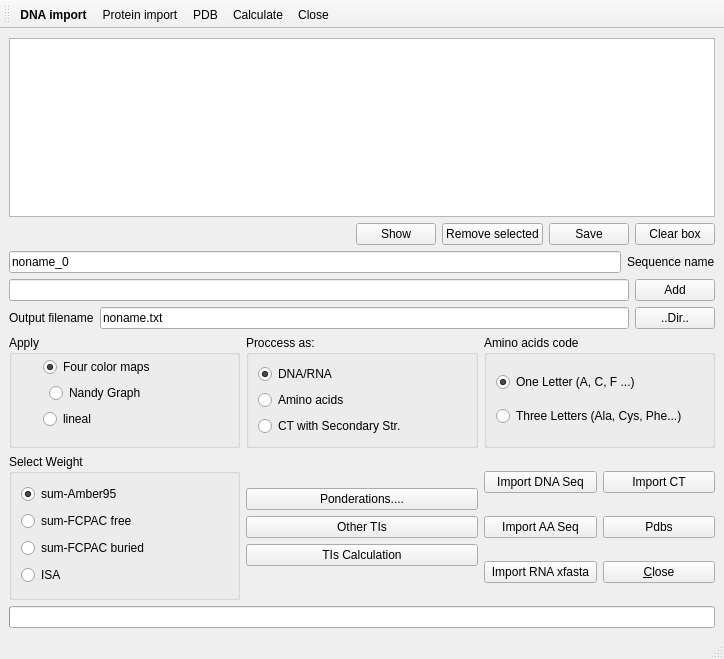
<?xml version="1.0" encoding="UTF-8"?>
<ui version="4.0">
 <class>MainWindow</class>
 <widget class="QMainWindow" name="MainWindow">
  <property name="geometry">
   <rect>
    <x>0</x>
    <y>0</y>
    <width>724</width>
    <height>659</height>
   </rect>
  </property>
  <property name="windowTitle">
   <string>TI2BioP 2.1</string>
  </property>
  <property name="windowIcon">
   <iconset resource="reso.qrc">
    <normaloff>:/newPrefix/RNA_2_Icon.ico</normaloff>:/newPrefix/RNA_2_Icon.ico</iconset>
  </property>
  <widget class="QWidget" name="centralwidget">
   <layout class="QVBoxLayout" name="verticalLayout_5">
    <item>
     <widget class="QListWidget" name="listWidget"/>
    </item>
    <item>
     <layout class="QHBoxLayout" name="horizontalLayout">
      <item>
       <spacer name="horizontalSpacer">
        <property name="orientation">
         <enum>Qt::Horizontal</enum>
        </property>
        <property name="sizeHint" stdset="0">
         <size>
          <width>40</width>
          <height>20</height>
         </size>
        </property>
       </spacer>
      </item>
      <item>
       <widget class="QPushButton" name="ShowFCM">
        <property name="text">
         <string>Show</string>
        </property>
       </widget>
      </item>
      <item>
       <widget class="QPushButton" name="RemoveSeq">
        <property name="text">
         <string>Remove selected</string>
        </property>
       </widget>
      </item>
      <item>
       <widget class="QPushButton" name="FastaSave">
        <property name="text">
         <string>Save</string>
        </property>
       </widget>
      </item>
      <item>
       <widget class="QPushButton" name="ClearBox">
        <property name="text">
         <string>Clear box</string>
        </property>
       </widget>
      </item>
     </layout>
    </item>
    <item>
     <layout class="QHBoxLayout" name="horizontalLayout_2">
      <item>
       <widget class="QLineEdit" name="Inputname">
        <property name="text">
         <string>noname_0</string>
        </property>
       </widget>
      </item>
      <item>
       <widget class="QLabel" name="label">
        <property name="text">
         <string>Sequence name</string>
        </property>
       </widget>
      </item>
     </layout>
    </item>
    <item>
     <layout class="QHBoxLayout" name="horizontalLayout_3">
      <item>
       <widget class="QLineEdit" name="inputSeq"/>
      </item>
      <item>
       <widget class="QPushButton" name="AddSeq">
        <property name="text">
         <string>Add</string>
        </property>
       </widget>
      </item>
     </layout>
    </item>
    <item>
     <layout class="QHBoxLayout" name="horizontalLayout_4">
      <item>
       <widget class="QLabel" name="label_2">
        <property name="text">
         <string>Output filename</string>
        </property>
       </widget>
      </item>
      <item>
       <widget class="QLineEdit" name="fileoutput">
        <property name="text">
         <string>noname.txt</string>
        </property>
       </widget>
      </item>
      <item>
       <widget class="QPushButton" name="DirChange">
        <property name="text">
         <string>..Dir..</string>
        </property>
       </widget>
      </item>
     </layout>
    </item>
    <item>
     <layout class="QHBoxLayout" name="horizontalLayout_5">
      <item>
       <widget class="QGroupBox" name="SelectoMode">
        <property name="title">
         <string>Apply</string>
        </property>
        <widget class="QWidget" name="layoutWidget">
         <property name="geometry">
          <rect>
           <x>34</x>
           <y>22</y>
           <width>156</width>
           <height>86</height>
          </rect>
         </property>
         <layout class="QFormLayout" name="formLayout">
          <item row="0" column="0" colspan="2">
           <widget class="QRadioButton" name="fcm">
            <property name="text">
             <string>Four color maps</string>
            </property>
            <property name="checkable">
             <bool>true</bool>
            </property>
            <property name="checked">
             <bool>true</bool>
            </property>
           </widget>
          </item>
          <item row="1" column="1">
           <widget class="QRadioButton" name="nandy">
            <property name="text">
             <string>Nandy Graph</string>
            </property>
           </widget>
          </item>
          <item row="2" column="0" colspan="2">
           <widget class="QRadioButton" name="linealsort">
            <property name="text">
             <string>lineal</string>
            </property>
           </widget>
          </item>
         </layout>
        </widget>
       </widget>
      </item>
      <item>
       <widget class="QGroupBox" name="SelectorSort">
        <property name="title">
         <string>Proccess as:</string>
        </property>
        <layout class="QVBoxLayout" name="verticalLayout">
         <item>
          <widget class="QRadioButton" name="radio1">
           <property name="text">
            <string>DNA/RNA</string>
           </property>
           <property name="checked">
            <bool>true</bool>
           </property>
          </widget>
         </item>
         <item>
          <widget class="QRadioButton" name="radio2">
           <property name="text">
            <string>Amino acids</string>
           </property>
          </widget>
         </item>
         <item>
          <widget class="QRadioButton" name="radioCT">
           <property name="text">
            <string>CT with Secondary Str.</string>
           </property>
          </widget>
         </item>
        </layout>
       </widget>
      </item>
      <item>
       <widget class="QGroupBox" name="SetCodeway">
        <property name="title">
         <string>Amino acids code</string>
        </property>
        <layout class="QVBoxLayout" name="verticalLayout_2">
         <item>
          <widget class="QRadioButton" name="radio1_2">
           <property name="text">
            <string>One Letter (A, C, F ...)</string>
           </property>
           <property name="checked">
            <bool>true</bool>
           </property>
          </widget>
         </item>
         <item>
          <widget class="QRadioButton" name="radio2_2">
           <property name="text">
            <string>Three Letters (Ala, Cys, Phe...)</string>
           </property>
          </widget>
         </item>
        </layout>
       </widget>
      </item>
     </layout>
    </item>
    <item>
     <layout class="QHBoxLayout" name="horizontalLayout_6" stretch="0,0,0">
      <item>
       <widget class="QGroupBox" name="SetWeight">
        <property name="title">
         <string>Select Weight</string>
        </property>
        <layout class="QVBoxLayout" name="verticalLayout_3">
         <item>
          <widget class="QRadioButton" name="radioButton_5">
           <property name="text">
            <string>sum-Amber95</string>
           </property>
           <property name="checked">
            <bool>true</bool>
           </property>
          </widget>
         </item>
         <item>
          <widget class="QRadioButton" name="radioButton_6">
           <property name="text">
            <string>sum-FCPAC free</string>
           </property>
          </widget>
         </item>
         <item>
          <widget class="QRadioButton" name="radioButton_7">
           <property name="text">
            <string>sum-FCPAC buried</string>
           </property>
          </widget>
         </item>
         <item>
          <widget class="QRadioButton" name="radioButton_8">
           <property name="text">
            <string>ISA</string>
           </property>
          </widget>
         </item>
        </layout>
       </widget>
      </item>
      <item>
       <layout class="QVBoxLayout" name="verticalLayout_4">
        <item>
         <spacer name="verticalSpacer">
          <property name="orientation">
           <enum>Qt::Vertical</enum>
          </property>
          <property name="sizeHint" stdset="0">
           <size>
            <width>20</width>
            <height>40</height>
           </size>
          </property>
         </spacer>
        </item>
        <item>
         <widget class="QPushButton" name="morepond">
          <property name="text">
           <string>Ponderations....</string>
          </property>
         </widget>
        </item>
        <item>
         <widget class="QPushButton" name="otherTIs">
          <property name="text">
           <string>Other TIs</string>
          </property>
         </widget>
        </item>
        <item>
         <widget class="QPushButton" name="gotoCalc">
          <property name="text">
           <string>TIs Calculation</string>
          </property>
         </widget>
        </item>
        <item>
         <spacer name="verticalSpacer_2">
          <property name="orientation">
           <enum>Qt::Vertical</enum>
          </property>
          <property name="sizeHint" stdset="0">
           <size>
            <width>20</width>
            <height>40</height>
           </size>
          </property>
         </spacer>
        </item>
       </layout>
      </item>
      <item>
       <layout class="QGridLayout" name="gridLayout">
        <item row="4" column="0">
         <widget class="QPushButton" name="importRNA">
          <property name="text">
           <string>Import RNA xfasta</string>
          </property>
         </widget>
        </item>
        <item row="4" column="1">
         <widget class="QPushButton" name="Cancel">
          <property name="text">
           <string>&amp;Close</string>
          </property>
          <property name="shortcut">
           <string>Alt+C</string>
          </property>
         </widget>
        </item>
        <item row="3" column="0">
         <widget class="QPushButton" name="import_AAs">
          <property name="text">
           <string>Import AA Seq</string>
          </property>
         </widget>
        </item>
        <item row="3" column="1">
         <widget class="QPushButton" name="pdbimport">
          <property name="text">
           <string>Pdbs</string>
          </property>
         </widget>
        </item>
        <item row="1" column="0">
         <widget class="QPushButton" name="importSeqNA">
          <property name="sizePolicy">
           <sizepolicy hsizetype="Minimum" vsizetype="Fixed">
            <horstretch>0</horstretch>
            <verstretch>0</verstretch>
           </sizepolicy>
          </property>
          <property name="text">
           <string>Import DNA Seq</string>
          </property>
         </widget>
        </item>
        <item row="1" column="1">
         <widget class="QPushButton" name="importCT">
          <property name="text">
           <string>Import CT</string>
          </property>
         </widget>
        </item>
       </layout>
      </item>
     </layout>
    </item>
    <item>
     <widget class="QProgressBar" name="progressBar">
      <property name="value">
       <number>0</number>
      </property>
      <property name="textVisible">
       <bool>false</bool>
      </property>
     </widget>
    </item>
   </layout>
  </widget>
  <widget class="QMenuBar" name="menubar">
   <property name="geometry">
    <rect>
     <x>0</x>
     <y>0</y>
     <width>724</width>
     <height>25</height>
    </rect>
   </property>
  </widget>
  <widget class="QStatusBar" name="statusbar"/>
  <widget class="QToolBar" name="toolBar">
   <property name="windowTitle">
    <string>TI2BioP 2.0</string>
   </property>
   <property name="floatable">
    <bool>true</bool>
   </property>
   <attribute name="toolBarArea">
    <enum>TopToolBarArea</enum>
   </attribute>
   <attribute name="toolBarBreak">
    <bool>false</bool>
   </attribute>
   <addaction name="actionDNA_import"/>
   <addaction name="actionProtein_import"/>
   <addaction name="actionPDB"/>
   <addaction name="actionCalculate"/>
   <addaction name="actionClose"/>
  </widget>
  <action name="actionPDB">
   <property name="icon">
    <iconset resource="reso.qrc">
     <normaloff>:/newPrefix/mydrawing.jpg</normaloff>:/newPrefix/mydrawing.jpg</iconset>
   </property>
   <property name="text">
    <string>PDB</string>
   </property>
   <property name="statusTip">
    <string>Import pdb files</string>
   </property>
   <property name="shortcut">
    <string>Ctrl+V</string>
   </property>
  </action>
  <action name="actionDNA_import">
   <property name="checkable">
    <bool>true</bool>
   </property>
   <property name="icon">
    <iconset resource="reso.qrc">
     <normaloff>:/newPrefix/DNA1.PNG</normaloff>:/newPrefix/DNA1.PNG</iconset>
   </property>
   <property name="text">
    <string>DNA import</string>
   </property>
   <property name="iconText">
    <string comment="DNA import" extracomment="DNA import">DNA import</string>
   </property>
   <property name="toolTip">
    <string>DNA Import</string>
   </property>
   <property name="statusTip">
    <string>Import DNA/RNA sequences</string>
   </property>
   <property name="whatsThis">
    <string/>
   </property>
   <property name="font">
    <font>
     <weight>75</weight>
     <bold>true</bold>
    </font>
   </property>
   <property name="shortcut">
    <string>Alt+D</string>
   </property>
   <property name="iconVisibleInMenu">
    <bool>true</bool>
   </property>
  </action>
  <action name="actionProtein_import">
   <property name="checkable">
    <bool>true</bool>
   </property>
   <property name="icon">
    <iconset resource="reso.qrc">
     <normaloff>:/newPrefix/protein.PNG</normaloff>:/newPrefix/protein.PNG</iconset>
   </property>
   <property name="text">
    <string>Protein import</string>
   </property>
   <property name="toolTip">
    <string>Protein import</string>
   </property>
   <property name="statusTip">
    <string>Import Protein Sequences</string>
   </property>
   <property name="shortcut">
    <string>Alt+P</string>
   </property>
  </action>
  <action name="actionClose">
   <property name="icon">
    <iconset resource="reso.qrc">
     <normaloff>:/newPrefix/Exit_icon.PNG</normaloff>:/newPrefix/Exit_icon.PNG</iconset>
   </property>
   <property name="text">
    <string>Close</string>
   </property>
   <property name="toolTip">
    <string>Close Application</string>
   </property>
   <property name="statusTip">
    <string>Close application</string>
   </property>
  </action>
  <action name="actionCalculate">
   <property name="icon">
    <iconset resource="reso.qrc">
     <normaloff>:/newPrefix/compute_icon.PNG</normaloff>:/newPrefix/compute_icon.PNG</iconset>
   </property>
   <property name="text">
    <string>Calculate</string>
   </property>
   <property name="toolTip">
    <string>Calculations </string>
   </property>
   <property name="statusTip">
    <string>Perform Calculations</string>
   </property>
   <property name="shortcut">
    <string>Alt+Shift+C</string>
   </property>
  </action>
 </widget>
 <resources>
  <include location="reso.qrc"/>
 </resources>
 <connections>
  <connection>
   <sender>Cancel</sender>
   <signal>clicked()</signal>
   <receiver>MainWindow</receiver>
   <slot>close()</slot>
   <hints>
    <hint type="sourcelabel">
     <x>712</x>
     <y>578</y>
    </hint>
    <hint type="destinationlabel">
     <x>316</x>
     <y>272</y>
    </hint>
   </hints>
  </connection>
  <connection>
   <sender>actionClose</sender>
   <signal>triggered()</signal>
   <receiver>MainWindow</receiver>
   <slot>close()</slot>
   <hints>
    <hint type="sourcelabel">
     <x>-1</x>
     <y>-1</y>
    </hint>
    <hint type="destinationlabel">
     <x>256</x>
     <y>312</y>
    </hint>
   </hints>
  </connection>
 </connections>
</ui>
